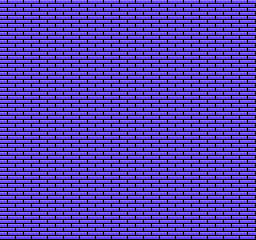

The image is a tile-based game level rendered from a .tmx file. Its description and complete source (layers, tilesets, objects, tile grids) follow:
An orthogonal 16x15 tile map with 16x16 px tiles, 2 tile layers (aesthetics, destructibles).

<map version="1.10" tiledversion="1.10.2" orientation="orthogonal" renderorder="right-down" width="16" height="15" tilewidth="16" tileheight="16" infinite="0" backgroundcolor="#000000" nextlayerid="6" nextobjectid="1">
 <editorsettings>
  <export format="csv" />
 </editorsettings>
 <tileset firstgid="1" source="../images/Tileset/Px2D Tileset.tsx" />
 <layer id="1" name="aesthetics" width="16" height="15">
  <data encoding="csv">
19,19,19,19,19,19,19,19,19,19,19,19,19,19,19,19,
20,0,0,0,0,0,0,0,0,0,0,0,0,0,0,18,
20,0,0,0,0,0,0,0,0,0,0,0,0,0,0,18,
20,0,0,0,0,0,0,0,0,0,0,0,0,0,0,18,
20,0,0,0,0,0,0,0,0,0,0,0,0,0,0,18,
20,0,0,0,0,0,0,0,0,0,0,0,0,0,0,18,
20,0,0,0,0,0,0,0,0,0,0,0,0,0,0,18,
20,0,0,0,0,0,0,0,0,0,0,0,0,0,0,18,
20,0,0,0,0,0,0,0,0,0,0,0,0,0,0,18,
20,0,0,0,0,0,0,0,0,0,0,0,0,0,0,18,
20,0,0,0,0,0,0,0,0,0,0,0,0,0,0,18,
20,0,0,0,0,0,0,0,0,0,0,0,0,0,0,18,
20,0,0,0,0,0,0,0,0,0,0,0,0,0,0,18,
20,0,0,0,0,0,0,0,0,0,0,0,0,0,0,18,
20,0,0,0,0,0,0,0,0,0,0,0,0,0,0,18
</data>
 </layer>
 <layer id="2" name="destructibles" width="16" height="15">
  <data encoding="csv">
19,19,19,19,19,19,19,19,19,19,19,19,19,19,19,19,
19,19,19,19,19,19,19,19,19,19,19,19,19,19,19,19,
19,19,19,19,19,19,19,19,19,19,19,19,19,19,19,19,
19,19,19,19,19,19,19,19,19,19,19,19,19,19,19,19,
19,19,19,19,19,19,19,19,19,19,19,19,19,19,19,19,
19,19,19,19,19,19,19,19,19,19,19,19,19,19,19,19,
19,19,19,19,19,19,19,19,19,19,19,19,19,19,19,19,
19,19,19,19,19,19,19,19,19,19,19,19,19,19,19,19,
19,19,19,19,19,19,19,19,19,19,19,19,19,19,19,19,
19,19,19,19,19,19,19,19,19,19,19,19,19,19,19,19,
19,19,19,19,19,19,19,19,19,19,19,19,19,19,19,19,
19,19,19,19,19,19,19,19,19,19,19,19,19,19,19,19,
19,19,19,19,19,19,19,19,19,19,19,19,19,19,19,19,
19,19,19,19,19,19,19,19,19,19,19,19,19,19,19,19,
19,19,19,19,19,19,19,19,19,19,19,19,19,19,19,19
</data>
 </layer>
</map>